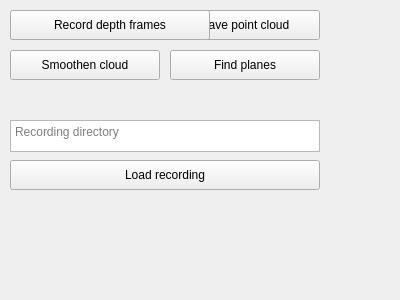
<?xml version="1.0" encoding="UTF-8"?>
<ui version="4.0">
 <class>Form</class>
 <widget class="QWidget" name="Form">
  <property name="geometry">
   <rect>
    <x>0</x>
    <y>0</y>
    <width>400</width>
    <height>300</height>
   </rect>
  </property>
  <property name="windowTitle">
   <string>Control GUI</string>
  </property>
  <widget class="QPushButton" name="clear_button">
   <property name="geometry">
    <rect>
     <x>10</x>
     <y>10</y>
     <width>150</width>
     <height>30</height>
    </rect>
   </property>
   <property name="text">
    <string>Clear point cloud</string>
   </property>
  </widget>
  <widget class="QPushButton" name="save_button">
   <property name="geometry">
    <rect>
     <x>170</x>
     <y>10</y>
     <width>150</width>
     <height>30</height>
    </rect>
   </property>
   <property name="text">
    <string>Save point cloud</string>
   </property>
  </widget>
  <widget class="QPushButton" name="smoothen_button">
   <property name="geometry">
    <rect>
     <x>10</x>
     <y>50</y>
     <width>150</width>
     <height>30</height>
    </rect>
   </property>
   <property name="text">
    <string>Smoothen cloud</string>
   </property>
  </widget>
  <widget class="QPushButton" name="find_planes_button">
   <property name="geometry">
    <rect>
     <x>170</x>
     <y>50</y>
     <width>150</width>
     <height>30</height>
    </rect>
   </property>
   <property name="text">
    <string>Find planes</string>
   </property>
  </widget>
  <widget class="QPushButton" name="record_button">
   <property name="geometry">
    <rect>
     <x>10</x>
     <y>10</y>
     <width>200</width>
     <height>30</height>
    </rect>
   </property>
   <property name="text">
    <string>Record depth frames</string>
   </property>
  </widget>
  <widget class="QTextEdit" name="recording_directory_input">
   <property name="geometry">
    <rect>
     <x>10</x>
     <y>120</y>
     <width>310</width>
     <height>32</height>
    </rect>
   </property>
   <property name="placeholderText">
    <string>Recording directory</string>
   </property>
  </widget>
  <widget class="QPushButton" name="load_button">
   <property name="geometry">
    <rect>
     <x>10</x>
     <y>160</y>
     <width>310</width>
     <height>30</height>
    </rect>
   </property>
   <property name="text">
    <string>Load recording</string>
   </property>
  </widget>
 </widget>
 <resources/>
 <connections/>
</ui>
